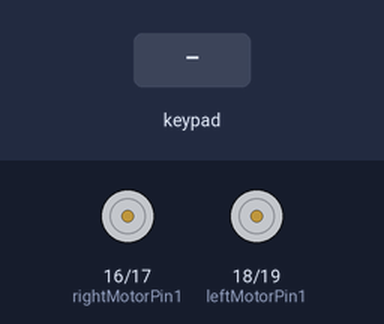
This sketch was run on a simulated ESP32. On the bench: motor-driver pin pairs drawn as motors (green arrow = first pin HIGH = forward, orange = second pin HIGH = backward, longer = more drive, scaled by the enable pin). Inputs (shaded band) come from the test bench.

Above: at 1.2 s.
1.3 s: key 'U' pressed
At 1.5 s:
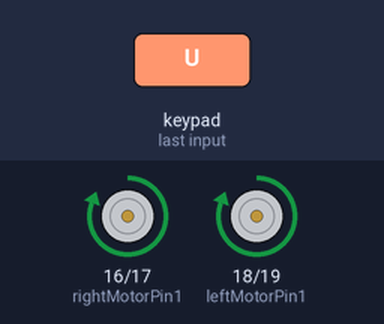
3.2 s: key 'D' pressed
At 3.4 s:
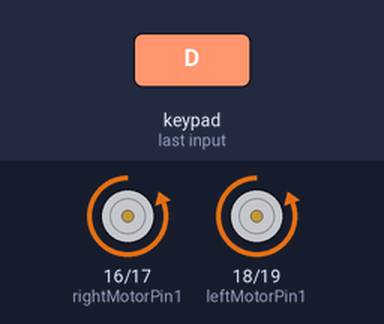
5.1 s: key 'L' pressed
At 5.3 s:
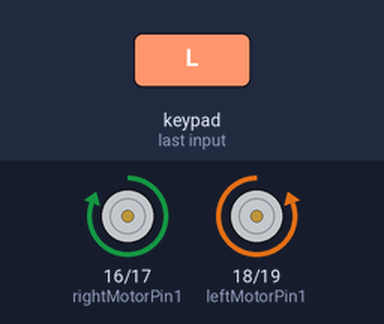
7.0 s: key 'R' pressed
At 7.2 s:
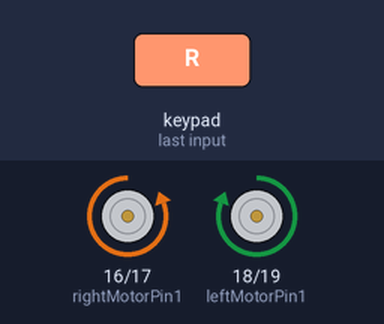
Timing chart, 0 to 9.9 s (numbered marks = the images above; inputs shaded):
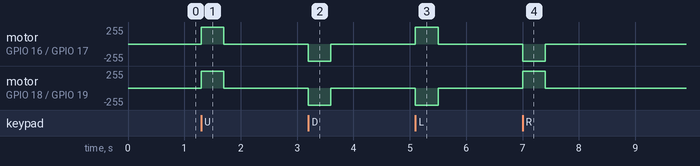

Measured:
- after the input at 1.3 s, motor on GPIO 16 (rightMotorPin1) / GPIO 17 (rightMotorPin2), motor on GPIO 18 (leftMotorPin1) / GPIO 19 (leftMotorPin2): stopped → forward 255/255 at once, → stopped 0.40 s later
- after the input at 3.2 s, motor on GPIO 16 (rightMotorPin1) / GPIO 17 (rightMotorPin2), motor on GPIO 18 (leftMotorPin1) / GPIO 19 (leftMotorPin2): stopped → backward 255/255 at once, → stopped 0.40 s later
- after the input at 5.1 s, motor on GPIO 16 (rightMotorPin1) / GPIO 17 (rightMotorPin2): stopped → forward 255/255 at once, → stopped 0.40 s later; motor on GPIO 18 (leftMotorPin1) / GPIO 19 (leftMotorPin2): stopped → backward 255/255 at once, → stopped 0.40 s later
- after the input at 7.0 s, motor on GPIO 16 (rightMotorPin1) / GPIO 17 (rightMotorPin2): stopped → backward 255/255 at once, → stopped 0.40 s later; motor on GPIO 18 (leftMotorPin1) / GPIO 19 (leftMotorPin2): stopped → forward 255/255 at once, → stopped 0.40 s later

The sketch:

ESP32Car_V0_copy_20241225155142.ino
```cpp
#define CUSTOM_SETTINGS
#define INCLUDE_GAMEPAD_MODULE
#include <DabbleESP32.h>
#include <Arduino.h>

// Right motor
int enableRightMotor = 22;
int rightMotorPin1 = 16;
int rightMotorPin2 = 17;

// Left motor
int enableLeftMotor = 23;
int leftMotorPin1 = 18;
int leftMotorPin2 = 19;

#define MAX_MOTOR_SPEED 255

const int PWMFreq = 1000;
const int PWMResolution = 8;
const int rightMotorPWMSpeedChannel = 0; // Use channel 0
const int leftMotorPWMSpeedChannel = 1;  // Use channel 1

void rotateMotor(int rightMotorSpeed, int leftMotorSpeed) {
  if (rightMotorSpeed < 0) {
    digitalWrite(rightMotorPin1, LOW);
    digitalWrite(rightMotorPin2, HIGH);
  } else if (rightMotorSpeed > 0) {
    digitalWrite(rightMotorPin1, HIGH);
    digitalWrite(rightMotorPin2, LOW);
  } else {
    digitalWrite(rightMotorPin1, LOW);
    digitalWrite(rightMotorPin2, LOW);
  }
  if (leftMotorSpeed < 0) {
    digitalWrite(leftMotorPin1, LOW);
    digitalWrite(leftMotorPin2, HIGH);
  } else if (leftMotorSpeed > 0) {
    digitalWrite(leftMotorPin1, HIGH);
    digitalWrite(leftMotorPin2, LOW);
  } else {
    digitalWrite(leftMotorPin1, LOW);
    digitalWrite(leftMotorPin2, LOW);
  }

  ledcWrite(rightMotorPWMSpeedChannel, abs(rightMotorSpeed));
  ledcWrite(leftMotorPWMSpeedChannel, abs(leftMotorSpeed));
}

void setUpPinModes() {
  pinMode(enableRightMotor, OUTPUT);
  pinMode(rightMotorPin1, OUTPUT);
  pinMode(rightMotorPin2, OUTPUT);

  pinMode(enableLeftMotor, OUTPUT);
  pinMode(leftMotorPin1, OUTPUT);
  pinMode(leftMotorPin2, OUTPUT);

  // Set up PWM for Speed
  ledcSetup(rightMotorPWMSpeedChannel, PWMFreq, PWMResolution);
  ledcSetup(leftMotorPWMSpeedChannel, PWMFreq, PWMResolution);
  ledcAttachPin(enableRightMotor, rightMotorPWMSpeedChannel);
  ledcAttachPin(enableLeftMotor, leftMotorPWMSpeedChannel);

  rotateMotor(0, 0);
}

void checkBluetoothConnection() {
  if (!Dabble.isAppConnected()) {  // Corrected function to check connection
    Serial.println("Bluetooth disconnected. Waiting for reconnection...");
    Dabble.begin("MyBluetoothCar");  // Restart the Dabble Bluetooth module
  }
}

void setup() {
  Serial.begin(115200);
  setUpPinModes();
  Dabble.begin("MyBluetoothCar");
}

void loop() {
  checkBluetoothConnection();  // Check and handle reconnections

  int rightMotorSpeed = 0;
  int leftMotorSpeed = 0;
  Dabble.processInput();

  if (GamePad.isUpPressed()) {
    rightMotorSpeed = MAX_MOTOR_SPEED;
    leftMotorSpeed = MAX_MOTOR_SPEED;
  }
  if (GamePad.isDownPressed()) {
    rightMotorSpeed = -MAX_MOTOR_SPEED;
    leftMotorSpeed = -MAX_MOTOR_SPEED;
  }
  if (GamePad.isLeftPressed()) {
    rightMotorSpeed = MAX_MOTOR_SPEED;
    leftMotorSpeed = -MAX_MOTOR_SPEED;
  }
  if (GamePad.isRightPressed()) {
    rightMotorSpeed = -MAX_MOTOR_SPEED;
    leftMotorSpeed = MAX_MOTOR_SPEED;
  }
  rotateMotor(rightMotorSpeed, leftMotorSpeed);
}
```
